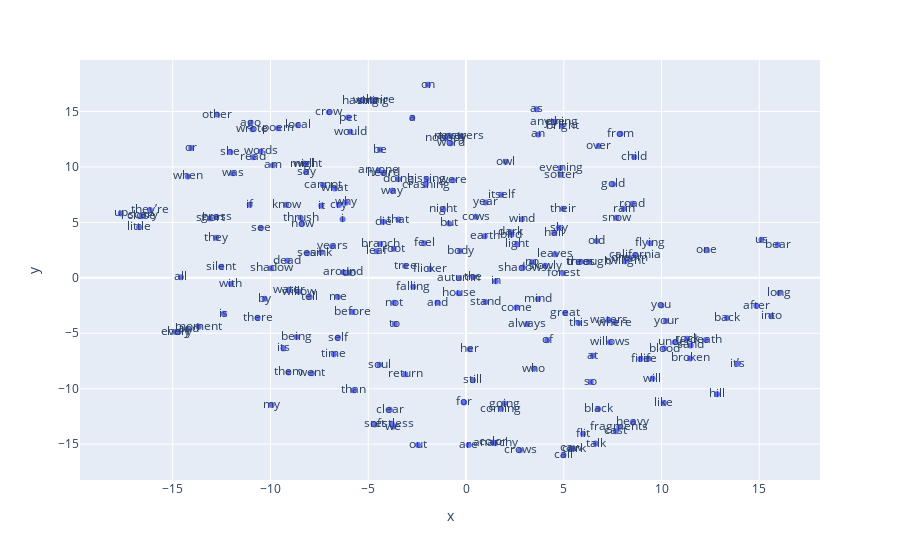

The notebook cell saved with this chart:
### Code cell
# Graficar los embedddings en 2D
import plotly.graph_objects as go
import plotly.express as px

x_vals, y_vals, labels = reduce_dimensions(w2v_model)

MAX_WORDS=200
fig = px.scatter(x=x_vals[:MAX_WORDS], y=y_vals[:MAX_WORDS], text=labels[:MAX_WORDS])
fig.show() # esto para plotly en colab

### Figure 1 — Plotly figure (JSON) as saved in the notebook; plotly's stock layout.template omitted (floating-point values rounded to 4 significant figures; data arrays with more than 128 entries replaced by an {"elided": "..."} marker saying what was removed)
{"data": [{"hovertemplate": "x=%{x}<br>y=%{y}<br>text=%{text}<extra></extra>", "legendgroup": "", "marker": {"color": "#636efa", "symbol": "circle"}, "mode": "markers+text", "name": "", "orientation": "v", "showlegend": false, "text": {"elided": "200 str values"}, "type": "scatter", "x": {"elided": "200 float values"}, "xaxis": "x", "y": {"elided": "200 float values"}, "yaxis": "y"}], "layout": {"legend": {"tracegroupgap": 0}, "margin": {"t": 60}, "xaxis": {"anchor": "y", "domain": [0, 1], "title": {"text": "x"}}, "yaxis": {"anchor": "x", "domain": [0, 1], "title": {"text": "y"}}}}
